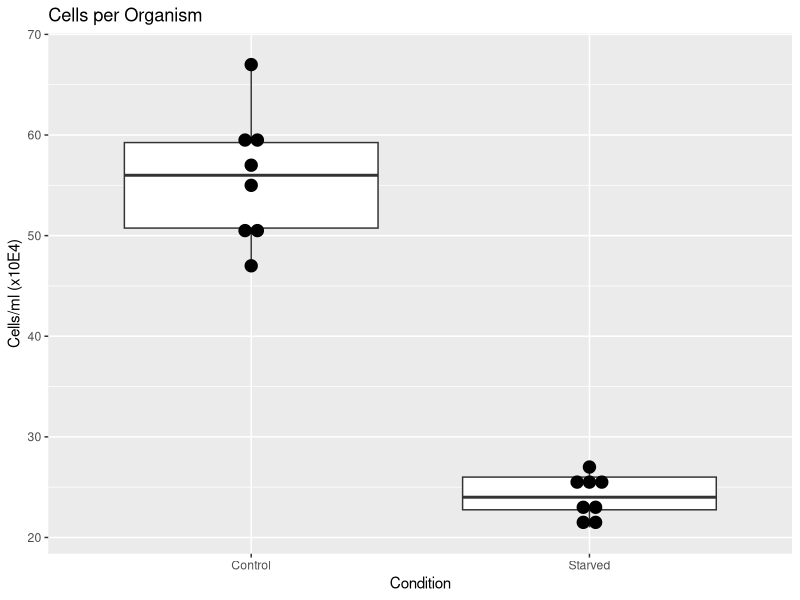

The R source for this figure:
library(ggplot2)

forPlot <- data.frame(
  y = c(47,51,50,55,59,60,67,57,26,27,22,21,23,25,23,26),
  x = as.factor(c(rep('Control',8),rep('Starved',8)))
)

p <- ggplot(forPlot, aes(x=x, y=y)) + geom_boxplot()

p + geom_dotplot(binaxis='y', stackdir='center', dotsize=0.8) +
  ylab("Cells/ml (x10E4)") + 
  xlab("Condition") +
  ggtitle("Cells per Organism")